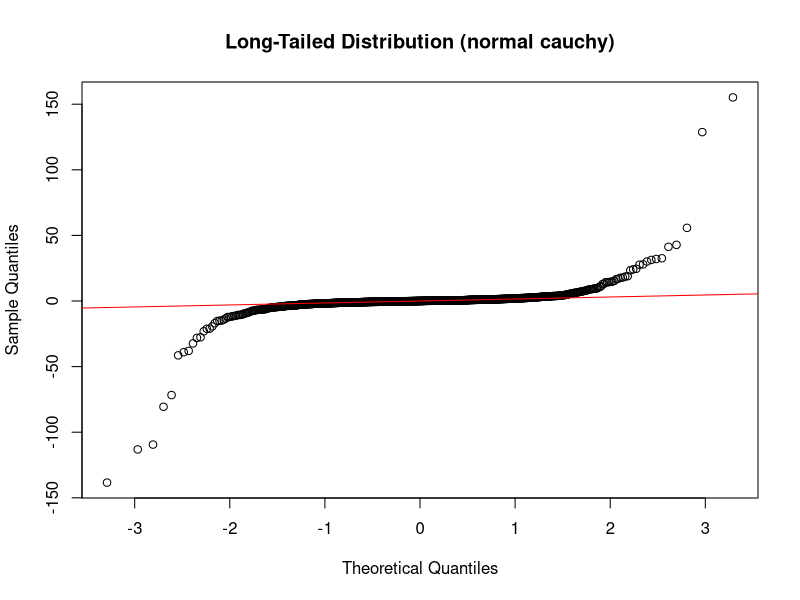
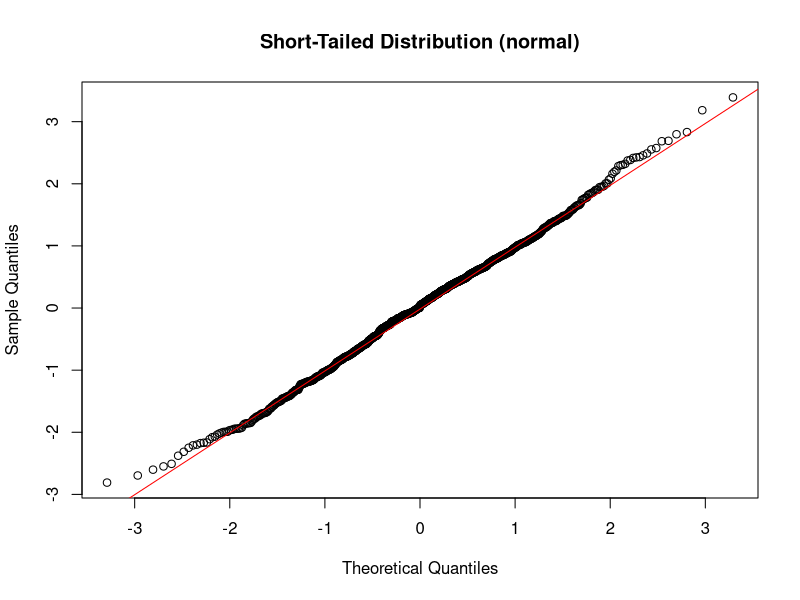
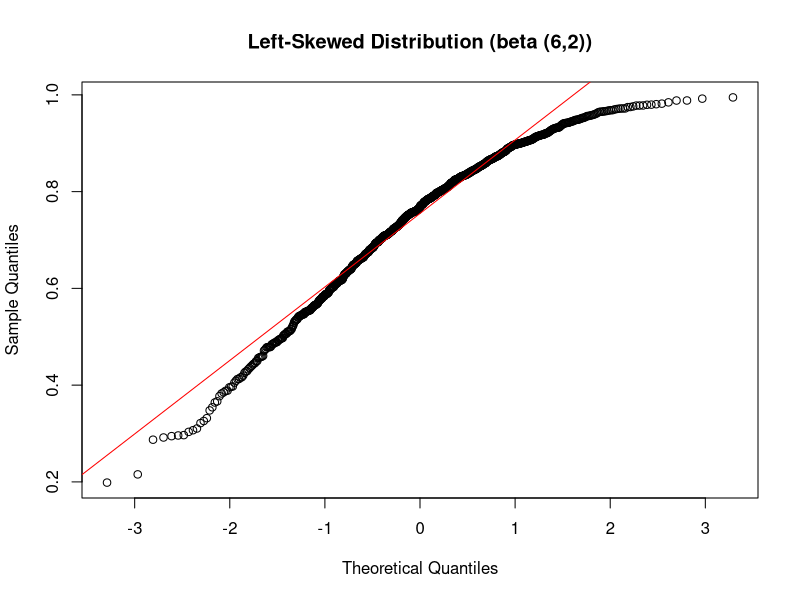
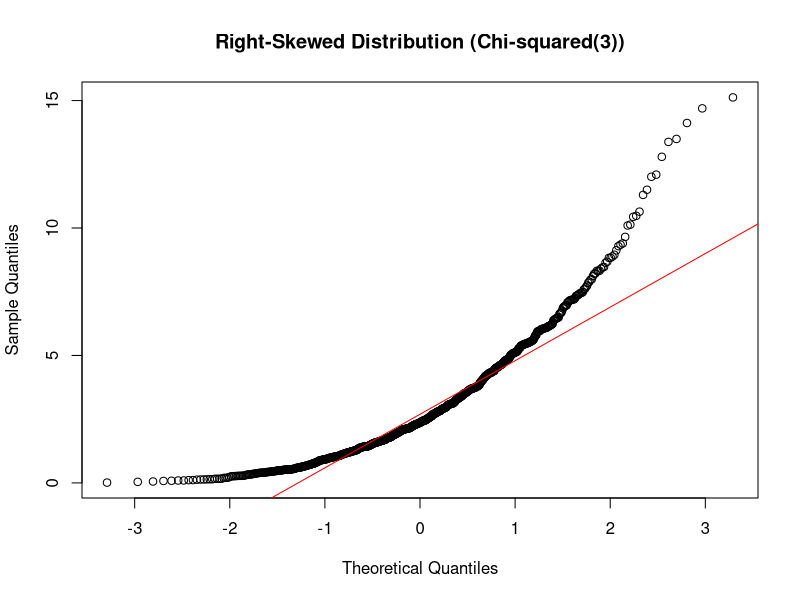
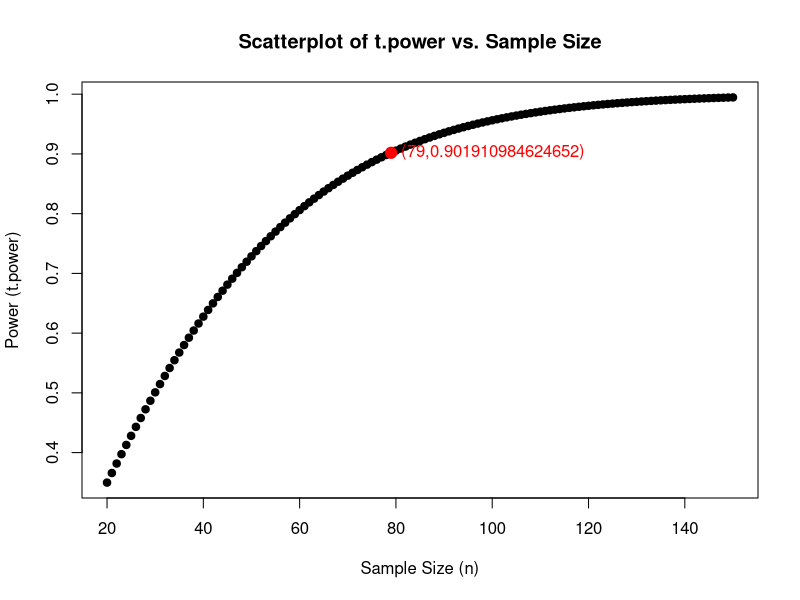

Reproduce these figures in R, in order.
## ---- chunk 1
knitr::opts_chunk$set(echo = TRUE)
## ---- chunk 2
set.seed(123)
samples_A <- rnorm(30, mean = 0, sd = sqrt(1))
samples_B <- rnorm(10, mean = 0, sd = sqrt(4))
## ---- chunk 3
t_stat_two<-function(yA,yB){
  nA<-length(yA)
  nB<-length(yB)
  sp<-sqrt(((nA-1)*sd(yA)**2+(nB-1)*sd(yB)**2)/(nA+nB-2))
  denominator<-sp*sqrt((1/nA)+(1/nB))
  numerator<-(mean(yA)-mean(yB))
  return (numerator/denominator)
}

observed_t_stat <- t_stat_two(samples_A, samples_B)
observed_t_stat
## ---- chunk 4
set.seed(123)
combined_samples <- c(samples_A, samples_B)# sample_A+sample_B
simulated_t_stats <- numeric(10000)#store samples t stats values
for (i in 1:10000)
{
  permuted_samples=sample(combined_samples,replace = TRUE)
  permuted_A <- permuted_samples[1:30]
  permuted_B <- permuted_samples[31:40]
  simulated_t_stats[i] <- t_stat_two(permuted_A, permuted_B)
}
p_value <- mean(abs(simulated_t_stats) >= abs(observed_t_stat))
cat("P-value of the permutation test:", p_value, "\n")
## ---- chunk 5
critical_value <- qt(1 - 0.05/2, 38)
cat('the critical value is:',critical_value)
## ---- chunk 6
p_value_t_test <- 2 * (1 - pt(abs(observed_t_stat), 38))
cat('p value of the two samples t test:',p_value_t_test)
## ---- chunk 7
welch_t_stat=(mean(samples_A)-mean(samples_B))/sqrt(var(samples_A)/length(samples_A)+var(samples_B)/length(samples_B))
welch_t_stat
## ---- chunk 8
v_w=(var(samples_A)/length(samples_A)+var(samples_B)/length(samples_B))^2/(1/(length(samples_A)-1)*(var(samples_A)/length(samples_A))^2+1/(length(samples_B)-1)*(var(samples_B)/length(samples_B))^2)
v_w
## ---- chunk 9
critical_value <- qt(1 - 0.05/2, v_w)
cat('the critical value is:',critical_value)
## ---- chunk 10
p_value_t_test <- 2 * (1 - pt(abs(welch_t_stat), v_w))
cat('p value of the two samples t test:',p_value_t_test)
## ---- chunk 11
set.seed(123)



# i.  long-tailed distribution(normal cauchy)
long_tailed_samples <- rcauchy(1000)
qqnorm(long_tailed_samples, main = "Long-Tailed Distribution (normal cauchy)")
qqline(long_tailed_samples, col = "red")

# ii.  short-tailed distribution(normal)
short_tailed_samples <- rnorm(1000)
qqnorm(short_tailed_samples, main = "Short-Tailed Distribution (normal)")
qqline(short_tailed_samples, col = "red")

# iii.  left-skewed distribution(beta distribution(6,2))
left_skewed_samples <- rbeta(1000, 6, 2)
qqnorm(left_skewed_samples, main = "Left-Skewed Distribution (beta (6,2))")
qqline(left_skewed_samples, col = "red")

# iv. right-skewed distribution(Chi-squared(3))
right_skewed_samples <- rchisq(1000, df=3)
qqnorm(right_skewed_samples, main = "Right-Skewed Distribution (Chi-squared(3))")
qqline(right_skewed_samples, col = "red")

## ---- chunk 12
feather <- data.frame(
  Typical = c(-0.255, -0.213, -0.190, -0.185, -0.045, -0.025, -0.015, 
              0.003, 0.015, 0.020, 0.023, 0.040, 0.040, 0.050, 0.055, 0.058),
  Odd = c(-0.324, -0.185, -0.299, -0.144, -0.027, -0.039, -0.264, 
          -0.077, -0.017, -0.169, -0.096, -0.330, -0.346, -0.191, -0.128, -0.182)
)
## ---- chunk 13
t_test_paired <- t.test(feather$Typical, feather$Odd, paired = TRUE)
t_test_paired
## ---- chunk 14
typical <- feather$Typical
odd <- feather$Odd

n <- length(typical)

s<-var(typical-odd)

ncp=0.05/(sqrt(s)*sqrt(1/n))
ncp
## ---- chunk 15
t.crit <-qt( 1-0.05/2 , n-1 )
t.gamma=ncp
t.power<-1-pt(t.crit,n-1,ncp=t.gamma )+pt(-t.crit,n-1,ncp=t.gamma )
t.power
## ---- chunk 16
n<-seq(20,150)
t.crit<-qt(1-0.05/2,n-1)
t.gamma=0.05/(sqrt(s)*sqrt(1/n))
t.power<-1-pt(t.crit,n-1,ncp=t.gamma )+pt(-t.crit,n-1,ncp=t.gamma )
plot(n, t.power, xlab = "Sample Size (n)", ylab = "Power (t.power)", 
     main = "Scatterplot of t.power vs. Sample Size", 
     pch = 19)
index <- which(t.power >= 0.9)[1]
points(n[index], t.power[index], col = "red", pch = 19, cex = 1.5) 
text(n[index],t.power[index], labels = paste("(", n[index], ",", t.power[index], ")", sep = ""), pos = 4, col = "red")
